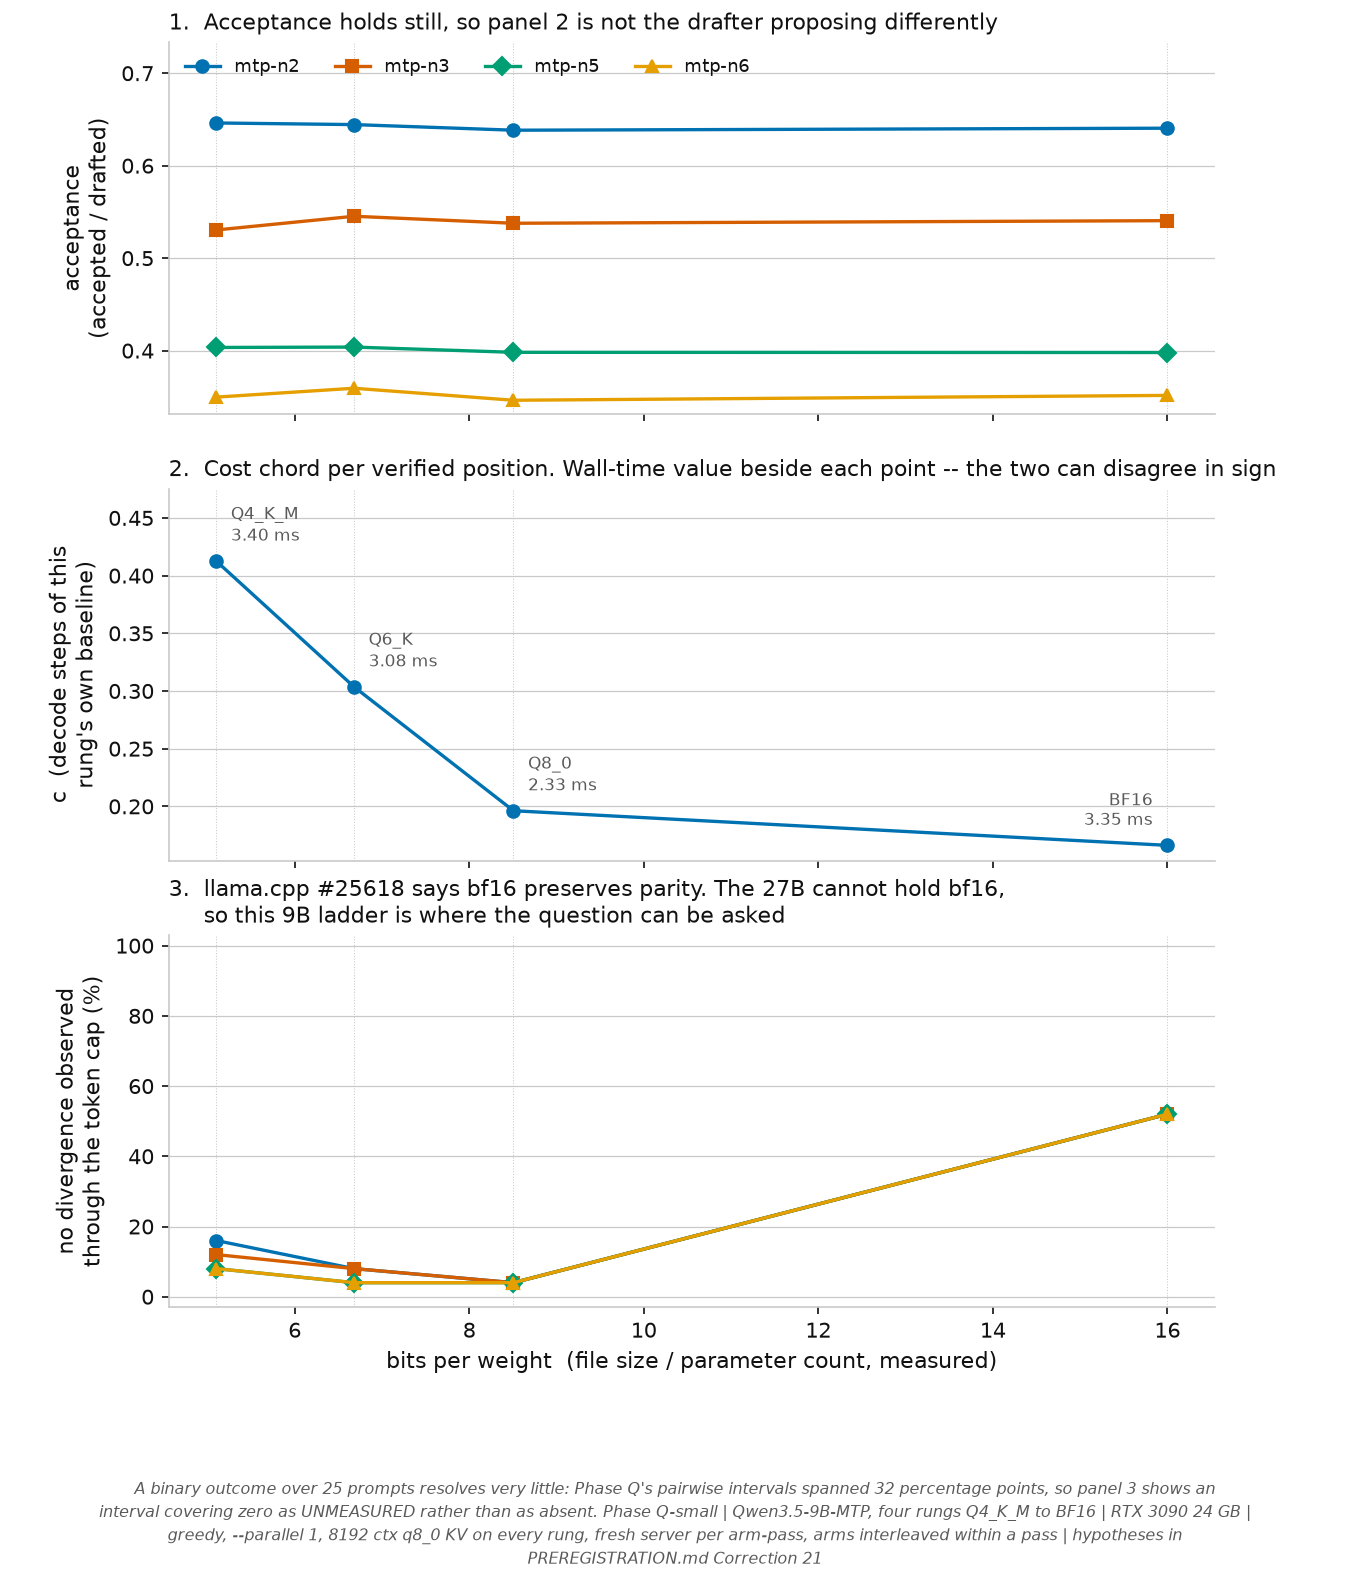

Recreate this plot in Python.
"""The Phase Q-small figure: a quantization ladder that reaches bf16.

llama.cpp #25618 scopes its finding as "quantized targets diverge, bf16 does not". Qwen3.8-27B
cannot test the second half -- its bf16 is 50 GB and fits on neither card here -- so the anchor
the whole claim rests on was unobtainable until this ladder swapped the model rather than the
hardware. Qwen3.5-9B-MTP ships the full ladder and its bf16 is 17.14 GiB.

Three panels, stacked, in the order the argument needs them and not in order of interest:

  1. acceptance, which must be FLAT. The MTP head is inside the target gguf, so quantizing the
     target quantizes the drafter. If acceptance moves with bits per weight, panel 2 is a
     mixture of verification cost and drafting behaviour and cannot be read as a cost.
  2. `c`, the marginal cost of a verified position, in the arm's own decode steps. The
     millisecond figure is printed beside each point rather than plotted, because `c` is
     denominated in each rung's own step and on Phase Q the two denominations disagreed in SIGN.
  3. share with NO DIVERGENCE OBSERVED against the non-speculative baseline through the token
     cap. Not "byte-identical": every request stops at the cap and none reaches EOS, so a
     match inside the window is right-censored rather than identity to the end of an answer.
     This is what H9 turns on, and
     the bf16 rung is the only place #25618's own control exists.

The x axis is measured, not labelled: bits per weight, file size over parameter count, with the
parameter count derived from the bf16 rung as size/2. Labels sit beside their points so the axis
stays a quantity.

Panels stack rather than sitting side by side, following plot.py's rule: GitHub scales anything
wider than its column, and a side-by-side row arrives unreadable.

    .venv/bin/python analysis/plot_qsmall_ladder.py results/phase_qsmall_*.json
"""
from __future__ import annotations

import sys
from pathlib import Path

ROOT = Path(__file__).resolve().parents[1]
sys.path.insert(0, str(ROOT / "analysis"))
sys.path.insert(0, str(ROOT / "harness"))

import matplotlib.pyplot as plt  # noqa: E402
import cost_model as CM  # noqa: E402
import ladder_trend as LT  # noqa: E402
import plot as P  # noqa: E402

PROVENANCE = ("Phase Q-small | Qwen3.5-9B-MTP, four rungs Q4_K_M to BF16 | RTX 3090 24 GB | "
              "greedy, --parallel 1, 8192 ctx q8_0 KV on every rung, fresh server per arm-pass, "
              "arms interleaved within a pass | hypotheses in PREREGISTRATION.md Correction 21")


def _panel_points(ax, xs, ys, label, color, marker):
    ax.plot(xs, ys, marker=marker, color=color, lw=1.6, ms=6, label=label, zorder=3)


def build(rungs, shared, bpw):
    families = sorted(set.intersection(
        *[{r["arm"].split("@")[0] for r in v["rows"]} for v in rungs]))
    prompt_class = {r["prompt"]: r["class"] for r in rungs[0]["rows"]}
    x = [bpw[v["label"]] for v in rungs]

    fig, axes = plt.subplots(3, 1, figsize=(P.FIG_W, 10.5), sharex=True)
    colors = [P.WONG[k] for k in ("blue", "vermillion", "green", "orange", "purple")]
    marks = "osD^v"

    # ---- 1. acceptance, the precondition
    ax = axes[0]
    for i, fam in enumerate(families):
        per = [LT._by_prompt(v, fam, "acceptance") for v in rungs]
        ys = [sum(sum(d[p]) for p in d if d[p]) / max(1, sum(len(d[p]) for p in d))
              for d in per]
        _panel_points(ax, x, ys, fam, colors[i % len(colors)], marks[i % len(marks)])
    ax.set_ylabel("acceptance\n(accepted / drafted)")
    # States what the panel shows. "The drafter must hold still, or panel 2 is not a cost" was
    # the design argument, and it claims more than acceptance can deliver: the MTP head is
    # embedded in the target gguf and is quantized with it, so stable acceptance shows the
    # drafter proposing the same way, not its forward pass costing the same.
    ax.set_title("1.  Acceptance holds still, so panel 2 is not the drafter proposing differently",
                 loc="left", fontsize=10.5, color=P.C("fg"))
    # Headroom first, legend second. A one-row legend at "upper left" sat exactly on the
    # highest series -- mtp-n2 runs flat across the top of this panel -- so the line passed
    # through the legend text. Reserving the space is what keeps them apart at any data range.
    _lo, _hi = ax.get_ylim()
    ax.set_ylim(_lo, _hi + (_hi - _lo) * 0.22)
    ax.legend(frameon=False, fontsize=8.5, ncol=len(families), loc="upper left")
    P._despine(ax)
    ax.grid(axis="y", color=P.C("grid"), lw=0.6, zorder=0)

    # ---- 2. c, with the millisecond value annotated
    ax = axes[1]
    cs, ms = [], []
    for v in rungs:
        ci = CM.fit_ci(v["rows"], shared)
        c = ci["c"].point if ci else float("nan")
        step = 1000.0 / v["baseline_tok_s"]
        cs.append(c)
        ms.append(c * step)
        if ci:
            ax.errorbar([bpw[v["label"]]], [c],
                        yerr=[[c - ci["c"].lo], [ci["c"].hi - c]],
                        fmt="none", ecolor=P.C("mut"), elinewidth=1.1, capsize=3, zorder=2)
    _panel_points(ax, x, cs, "c over shared widths " + str(shared), P.WONG["blue"], "o")
    # Labels sit ABOVE their point and the last one sits to its left. This series descends
    # left to right, so a label placed below and to the right lands on the segment leaving the
    # point, and the rightmost one ran into the frame. Above-and-right clears the descending
    # segment; flipping the last one keeps it inside the axes without widening them.
    _last = len(x) - 1
    for i, (xi, c, m, v) in enumerate(zip(x, cs, ms, rungs)):
        right = i != _last
        ax.annotate(f"{v['label']}\n{m:.2f} ms", (xi, c), textcoords="offset points",
                    xytext=(7 if right else -7, 8), ha="left" if right else "right",
                    va="bottom", fontsize=8.2, color=P.C("mut"), linespacing=1.15)
    _lo2, _hi2 = ax.get_ylim()
    ax.set_ylim(_lo2, _hi2 + (_hi2 - _lo2) * 0.18)
    ax.set_ylabel("c  (decode steps of this\nrung's own baseline)")
    ax.set_title("2.  Cost chord per verified position. Wall-time value beside each point --"
                 " the two can disagree in sign",
                 loc="left", fontsize=10.5, color=P.C("fg"))
    P._despine(ax)
    ax.grid(axis="y", color=P.C("grid"), lw=0.6, zorder=0)

    # ---- 3. byte-identical, H9
    ax = axes[2]
    for i, fam in enumerate(families):
        per = [LT._identical_by_prompt(v, fam) for v in rungs]
        if not all(per):
            continue
        ys = [100.0 * sum(sum(d[p]) for p in d) / max(1, sum(len(d[p]) for p in d)) for d in per]
        _panel_points(ax, x, ys, fam, colors[i % len(colors)], marks[i % len(marks)])
    ax.set_ylabel("no divergence observed\nthrough the token cap (%)")
    ax.set_xlabel("bits per weight  (file size / parameter count, measured)")
    # "the only ladder that can ask" is a claim about the world; the reason is the one to state.
    # One line ran past the axes and the last two words were clipped out of the committed PNG.
    ax.set_title("3.  llama.cpp #25618 says bf16 preserves parity. The 27B cannot hold bf16,\n"
                 "     so this 9B ladder is where the question can be asked",
                 loc="left", fontsize=10.5, color=P.C("fg"))
    ax.set_ylim(-3, 103)
    P._despine(ax)
    ax.grid(axis="y", color=P.C("grid"), lw=0.6, zorder=0)
    for a in axes:
        for xi, v in zip(x, rungs):
            a.axvline(xi, color=P.C("grid"), lw=0.5, ls=":", zorder=0)

    note = ("A binary outcome over 25 prompts resolves very little: Phase Q's pairwise intervals "
            "spanned 32 percentage points, so panel 3 shows an interval covering zero as "
            "UNMEASURED rather than as absent.")
    P._save(fig, "plot_qsmall_ladder", note=note, bottom=0.17, provenance=PROVENANCE,
             top_in=0.28)


def main() -> int:
    paths = sys.argv[1:]
    if len(paths) < 3:
        print(__doc__)
        print("error: give at least three rung result files", file=sys.stderr)
        return 2
    rungs = [LT.load_rung(p) for p in paths]
    rungs.sort(key=lambda v: v["size_bytes"] or 0)
    bad = LT.guards(rungs)
    if bad:
        print("REFUSED, the figure would misrepresent these rungs:")
        for x in bad:
            print(f"  - {x}")
        return 1
    shared = sorted(set.intersection(*[set(v["on_path"]) for v in rungs]))
    bpw, how = LT.bits_per_weight(rungs)
    if bpw is None:
        print(f"No bf16 rung: {how}. The x axis this figure needs does not exist.")
        return 1
    print(f"x axis: {how}")
    for mode in ("light", "dark"):
        with P.theme(mode):
            build(rungs, shared, bpw)
    return 0


if __name__ == "__main__":
    sys.exit(main())
